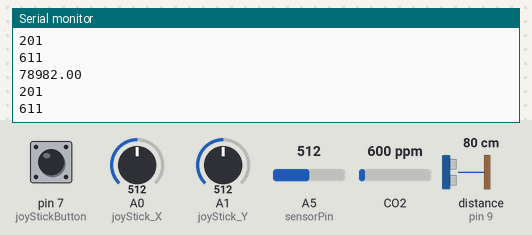
Bench run of a sketch on a simulated Arduino Uno, built with avr-gcc and run on an emulated ATmega328P. Shown: the last lines printed to the serial monitor. Wiring (inferred from the names in the program): ultrasonic range finder: trigger pin 10; echo pin 9. Inputs (shaded band) come from the test bench; at power-on: distance to the obstacle (sensor on pin 9) 80 cm, A0 (joyStick_X) = 512, A1 (joyStick_Y) = 512, pin 7 (joyStickButton) HIGH, A5 (sensorPin) = 512, CO2 600 ppm. The echo pulse lasts 58.3 µs per cm.

Above: at 1.8 s.
1.9 s: distance to the obstacle (sensor on pin 9) set to 2 cm
At 2.6 s:
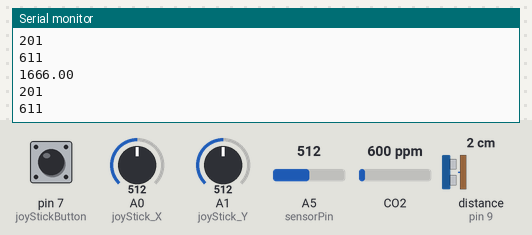
3.4 s: A0 (joyStick_X) set to 716
At 4.7 s:
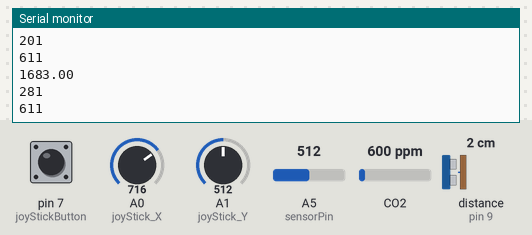
4.9 s: A1 (joyStick_Y) set to 716
At 5.8 s:
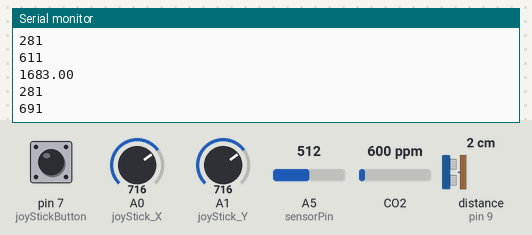
6.4 s: pin 7 (joyStickButton) pulled LOW for 1.2 s
At 7.8 s:
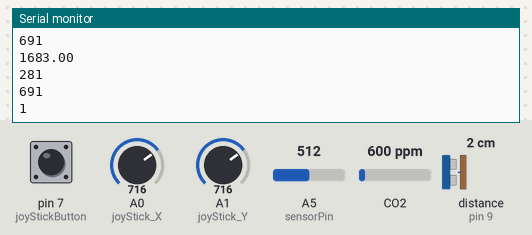
9.1 s: distance to the obstacle (sensor on pin 9) set to 4 cm
At 10.5 s:
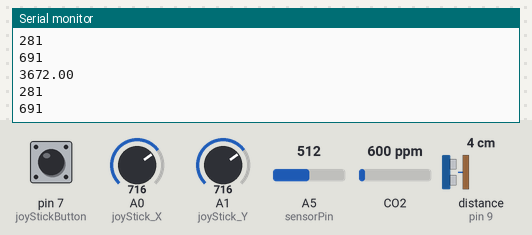
10.6 s: A0 (joyStick_X) set to 992
At 11.5 s:
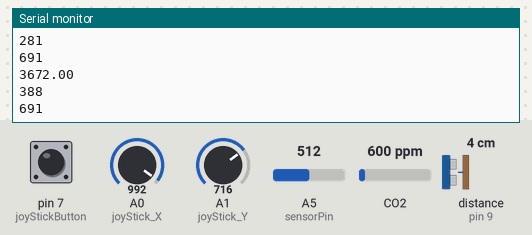
Timing chart, 0 to 13.1 s (numbered marks = the images above; inputs shaded):
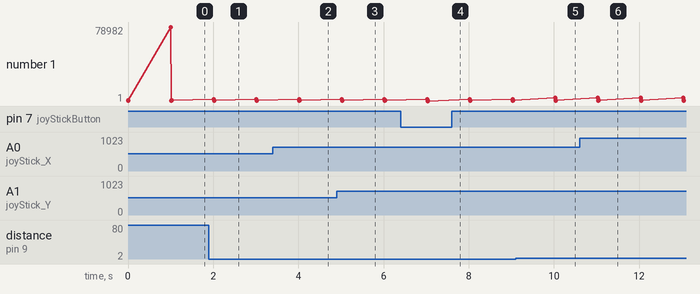

The sketch:

sketch_mar11b.ino
```cpp
#define RLOAD 22.0
#include "MQ135.h"
#include <SPI.h>

//=============joyStick===============
int joyStickButton = 7;
int joyStick_X = A0;
int joyStick_Y = A1;
int valueX;
int valueY;
//===============MQ135================
int val;
int sensorPin = A5;
MQ135 gasSensor = MQ135(sensorPin);
//===============Ultrasonic============
int ultrTriggerPin = 10;
int ultrEchoPin = 9;
long duration;
double distance;
double distanceVal;

// the setup routine runs once when you press reset:
void setup() {
  Serial.begin(9600);
  pinMode(joyStick_X, INPUT);
  pinMode(joyStick_Y, INPUT);
  pinMode(joyStickButton, INPUT_PULLUP);

  pinMode(sensorPin, INPUT);

  pinMode(ultrTriggerPin,OUTPUT);
  pinMode(ultrEchoPin, INPUT);
}
// the loop routine runs over and over again forever:
void loop() {
  valueX = analogRead(joyStick_X);
  valueY = analogRead(joyStick_Y);
  int valueX_2 = map(valueX,0,1023,2,401);
  int valueY_2 = map(valueY,0,1023,410,812);
  //Serial.print("valueX_2:");
  Serial.println(valueX_2);
  //Serial.print("valueY_2:");
  Serial.println(valueY_2);
  //delay(1000);
  bool joyStickButtonState  = digitalRead(joyStickButton);
  if(joyStickButtonState == 0){

    Serial.println(1);
  }
//=========================MQ135======================
//detect whether people breath
  val = analogRead(sensorPin);
  float ppm = gasSensor.getPPM();
 // Serial.print ("ppm");
 // Serial.println (ppm);
  if(ppm < 1.5){
    int value = 1000;
    Serial.println (value);//activate signal

  }
//======================Ultrasonic=======================
//detect whether there is someone close
digitalWrite(ultrTriggerPin,LOW);
delay(1000);
digitalWrite(ultrTriggerPin, HIGH);
digitalWrite(ultrTriggerPin, LOW);
duration = pulseIn(ultrEchoPin, HIGH); //Read the pulse travel time in microseconds.
distance = duration*0.034/2; //Calculate the distance - speed of sound is 0.034 cm per microsecond
//Serial.println(distance);
if(distance<100){
//Serial.print("Distance: "); //Display the distance on the serial monitor
distanceVal = distance*1000;
Serial.println(distanceVal);
}
}
```

Measured:
- after the input at 1.9 s, the serial monitor: prints a new line after 0.11 s (image 1)
- after the input at 3.4 s, the serial monitor: prints a new line after 0.62 s (image 2)
- after the input at 4.9 s, the serial monitor: prints a new line after 0.13 s (image 3)
- after the input at 6.4 s, the serial monitor: prints a new line after 0.64 s (image 4)
- after the input at 9.1 s, the serial monitor: prints a new line after 0.93 s (image 5)
- after the input at 10.6 s, the serial monitor: prints a new line after 0.44 s (image 6)
- plotted number 1: 611 → 691 after the input at 4.9 s
